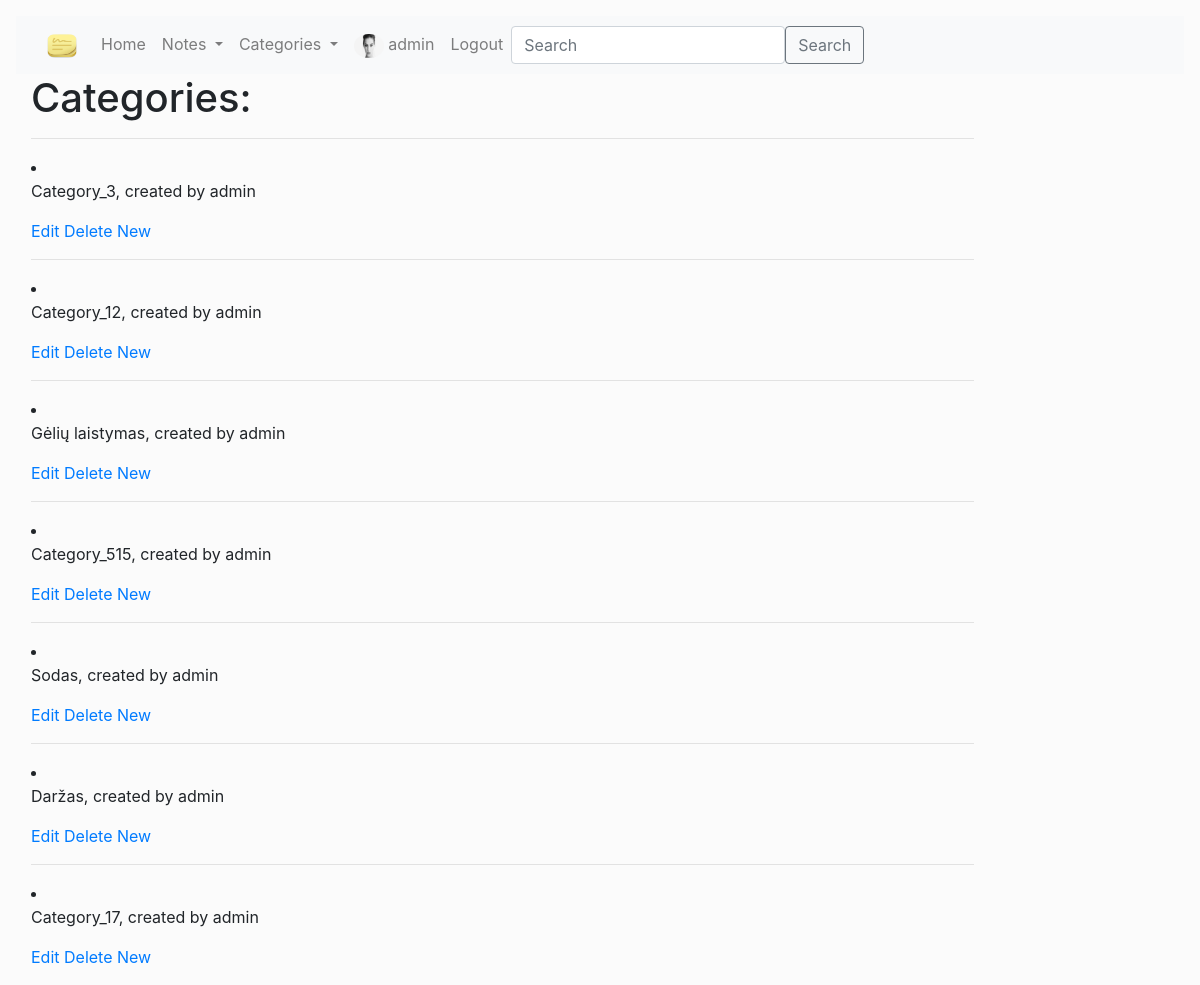
Page /categories/ (signed in) on the committed database.
### FFS_app/models.py (models this page shows, shortened)
class User(AbstractUser):
    image = models.ImageField(null=True, blank=True)

class Category(models.Model):
    name = models.CharField('Category name', max_length=200, help_text='Enter category')
    owner = models.ForeignKey(User, on_delete=models.CASCADE, null=True, blank=True, related_name='categories')

### FFS_app/views.py (the view)
# urls.py: path('categories/', views.categories, name="categories"),
@login_required
def categories(request):
    notes = Note.objects.filter(owner__exact=request.user)
    categories = Category.objects.filter(owner__exact=request.user)
    context = {
        'notes': notes,
        'categories': categories,
    }
    return render(request, 'categories.html', context=context)

### templates/categories.html
{% extends "base.html" %}
{% block content %}
  <h1>Categories:</h1>
  {% for category in categories %}
    <hr>
    <li>
      <p>{{ category.name }}, created by {{ category.owner }}</p>
      <a href="{% url 'category-update' category.pk %}">Edit</a>
      <a href="{% url 'category-delete' category.pk %}">Delete</a>
      <a href="{% url 'category-new' %}">New</a>
    </li>
    {% endfor %}
{% endblock %}

### templates/base.html (shortened to what this page needs)
<!DOCTYPE html>
<html lang="en">
<head>
  <link rel="stylesheet" href="https://stackpath.bootstrapcdn.com/bootstrap/4.1.3/css/bootstrap.min.css">
  {% load static %}
  <link rel="stylesheet" href="{% static '/css/styles.css' %}">
</head>
<body>
    {% block navbar %}
    <nav class="navbar navbar-expand-lg navbar-light bg-light">
      <div class="container-fluid">
        <a class="navbar-brand" href="{% url 'home' %}">
            <img src="{% static '/img/stickies.png' %}" alt="" width="30" height="24">
        </a>
        <div class="collapse navbar-collapse" id="navbarSupportedContent">
          <ul class="navbar-nav me-auto mb-2 mb-lg-0">
            <li class="nav-item">
              <a class="nav-link" aria-current="page" href="{% url 'home' %}">Home</a>
            </li>
            <li class="nav-item dropdown">
              <a class="nav-link dropdown-toggle" href="#" id="navbarDropdownMenuLink" role="button" data-bs-toggle="dropdown" aria-expanded="false">
                Notes
              </a>
            </li>
            <li class="nav-item dropdown">
              <a class="nav-link dropdown-toggle" href="#" id="navbarDropdownMenuLink2" role="button" data-bs-toggle="dropdown" aria-expanded="false">
                Categories
              </a>
            </li>
            {% if user.is_authenticated %}
            {% if user.image %}
            <li class="nav-item">
              <a class="nav-link" href="{% url 'user_profile' %}">
                <img class="rounded-circle account-img" src="{{ user.image.url }}" alt="" width="30" height="24">
                {{ user.get_username }}
              </a>
            </li>
            {% endif %}
            <li class="nav-item"><a class="nav-link" href="{% url 'logout'%}">Logout</a></li>
            {% else %}
            <li class="nav-item"><a class="nav-link" href="{% url 'login'%}">Log in</a></li>
            <li class="nav-item"><a class="nav-link" href="{% url 'sign-up'%}">Sign up</a></li>
            {% endif %}
          </ul>
          <form action="{% url 'search'%}" method="get" class="d-flex">
            <input name="query" class="form-control me-2" type="search" placeholder="Search" aria-label="Search">
            <button class="btn btn-outline-secondary" type="submit">Search</button>
          </form>
        </div>
      </div>
    </nav>
    {% endblock %}
    <div class="col-sm-10 ">
        {% block content %}
        {% endblock %}
    </div>
</body>
</html>

### static/css/styles.css (style rules this page uses)
body { background-color: #fbfbfb; padding: 1rem; }

### rows in the picture
User: image (picture), get_username "admin"
Category: name "Category_3", owner "admin"
Category: name "Category_12", owner "admin"
Category: name "Gėlių laistymas", owner "admin"
Category: name "Category_515", owner "admin"
Category: name "Sodas", owner "admin"
Category: name "Daržas", owner "admin"
Category: name "Category_17", owner "admin"
